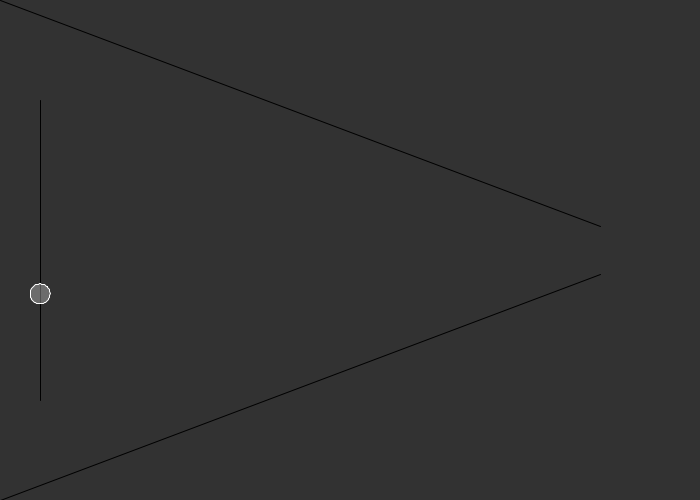
Frame 1 (no input)
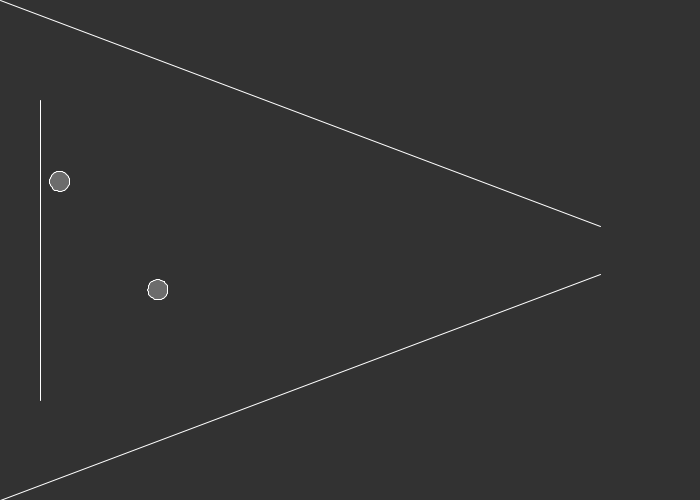
Frame 60 (the mouse pressed at the canvas centre just before this capture)
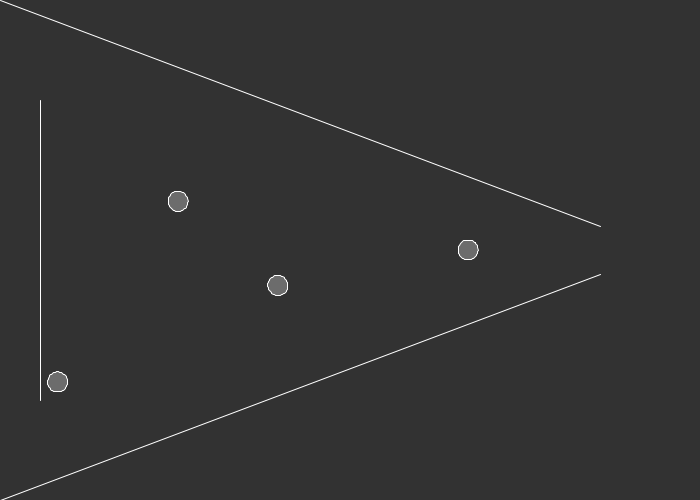
Frame 120 (the mouse held since frame 60 and released just before this capture)

The Processing sketch that drew these frames (run headless with seeded random() and noise(); from frame 60 on, the mouse is pressed at the canvas centre):

// Processing sketch: multitud
// ── multitud.pde
Flock flock;

PVector targetPillar = new PVector(320, 180);
float targetradius = 70;
int NumeroPersonas = 10;
int personasActual = 1;
int timestart = millis();

//Constantes

float A = 25.0;
float B = 0.08;
float k = 750;
float k2 = 3000;
float v0 = 5;
float ti = 0.5;

void setup() {
  size(700, 500);  
  //Personas
  flock = new Flock();
  flock.addBoid(new Boid(40,random(100, 400))); // Comienza con 1 persona
}

void draw() {
  background(50);
  line(0, 0, 600, 226); //pared 1
  line(0, 500, 600, 274); // pared 2
  line(40, 100, 40, 400); //spawn
  
  // Se agrega cada 1 segundo
  if (millis() > timestart + 1000 && personasActual < NumeroPersonas){
    flock.addBoid(new Boid(40,random(100, 400)));
    timestart = millis();
    personasActual++;
  }

  flock.run();
}

// Agregar personas con el mouse
void mousePressed() {
  flock.addBoid(new Boid(mouseX,mouseY));
}



// The Flock (a list of Boid objects)

class Flock {
  ArrayList<Boid> boids; // An ArrayList for all the boids

  Flock() {
    boids = new ArrayList<Boid>(); // Initialize the ArrayList
  }

  void run() {
    for (Boid b : boids) {
      b.run(boids);  // Passing the entire list of boids to each boid individually
    }
  }

  void addBoid(Boid b) {
    boids.add(b);
  }

}




// The Boid class

class Boid {

  PVector position;
  PVector velocity;
  PVector acceleration;
  float r;
  float maxforce;    // Maximum steering force
  float maxspeed;    // Maximum speed

  Boid(float x, float y) {
    
    acceleration = new PVector(0, 0);
    position = new PVector(x, y);

    // Leaving the code temporarily this way so that this example runs in JS
    float xangle = 0;
    float yangle = 0;
    
    //Centro del pasillo
    if(y > 226 && y < 274){
      yangle = 0;
      xangle = 1;
    }
    //Superior del pasillo
    if(y < 226){
      xangle = 1;
      yangle = atan((274-y)/(600-x));
    }
    //Inferior del pasillo
    if(y > 274){
      xangle = 1;      
      yangle = atan((274-y)/(600-x));
    }
    velocity = new PVector(xangle, yangle);
    velocity.mult(10); // velocidad inicial
    
    r = 10.0;
    maxspeed = 2;
    maxforce = 0.03;
  }

  void run(ArrayList<Boid> boids) {    
    flock(boids);
    update();
    render();
  }
   
  // Method to update position
  void update() {
    // Update velocity
    velocity.add(acceleration);
    // Limit speed
    velocity.limit(maxspeed);
    position.add(velocity);
    // Reset accelertion to 0 each cycle
    acceleration.mult(0);
  }
  
  void applyForce(PVector force) {
    // We could add mass here if we want A = F / M
    acceleration.add(force);
  }
  
  // We accumulate a new acceleration each time based on three rules
  void flock(ArrayList<Boid> boids) {
    PVector rep = repulsion(boids);   // Separation
    PVector cor = corporal(boids);      // Alignment
    PVector fricc = friccion(boids);   // Cohesion
    PVector murallaSup = murallaSup();   // muralla
    PVector murallaInf = murallaInf();   // muralla
    PVector vel = velocidad();   // muralla
    
    // Add the force vectors to acceleration
    applyForce(rep);
    applyForce(cor);
    applyForce(fricc);
    applyForce(murallaSup);
    applyForce(murallaInf);
    applyForce(vel);
    //applyForce(coh);
    //applyForce(pil);
  }

 // A method that calculates and applies a steering force towards a target
  // STEER = DESIRED MINUS VELOCITY
  PVector velocidad() {
    PVector steer = new PVector(0, 0, 0);    
    
    // Leaving the code temporarily this way so that this example runs in JS
    float xangle = 0;
    float yangle = 0;
    
    //Centro del pasillo
    if(position.y > 226 && position.y < 274){
      yangle = 0;
      xangle = 1;
    }
    //Superior del pasillo
    if(position.y < 226){
      xangle = 1;
      yangle = atan((274-position.y)/(600-position.x));
    }
    //Inferior del pasillo
    if(position.y > 274){
      xangle = 1;      
      yangle = atan((274-position.y)/(600-position.x));
    }
    
    PVector direccion = new PVector(xangle, yangle);
    
    direccion.mult(v0);
    direccion.sub(velocity);
    direccion.div(ti);
    
    steer.add(direccion);
    return steer;
  }

  void render() {
    
    fill(200, 100);
    stroke(255);
    pushMatrix();
    translate(position.x, position.y);
    
    //Dibujar circulos
    int sides = 50;
    float angle = 360 / sides;
    beginShape();
    for (int i = 0; i < sides; i++) {
        float x = cos( radians( i * angle ) ) * r;
        float y = sin( radians( i * angle ) ) * r;
        vertex( x, y);    
    }
    endShape(CLOSE);
    popMatrix();
  }
  
  PVector murallaSup() {
    PVector steer = new PVector(0, 0, 0);    
    
    //Vectores para cada una de las fuerzas
    PVector murallaRep = new PVector(-600, 226);
    PVector murallaCorp = new PVector(-600, 226);
    PVector murallaFricc = new PVector(600, 226);
    murallaCorp.normalize();
    murallaRep.normalize();
    murallaFricc.normalize();
   
    //Ecuacion distancia entre punto a segmento
    float d = abs((600-0)*(0-position.y)-(0-position.x)*(226-0))/sqrt(pow(600,2)+pow(226,2));
    
      //float d = PVector.dist(position, targetPillar);
      // If the distance is greater than 0 and less than an arbitrary amount (0 when you are yourself)
      if ((d > 0) && (d < r) && (position.x < 600)) {           
        float velocidad_rel = velocity.dot(murallaFricc);
        
        murallaCorp.mult(2*k*(r-d));
        murallaRep.mult(A*exp((r-d)/B));
        murallaFricc.mult(k2*(r-d)*velocidad_rel);
        
        steer.add(murallaCorp);
        steer.add(murallaRep);
        steer.add(murallaFricc);
      }
   
    return steer;
  }
  
  
  PVector murallaInf() {
    PVector steer = new PVector(0, 0, 0);    
    
    
    //Vectores para cada una de las fuerzas
    PVector murallaRep = new PVector(-(600-0), 274-500);
    PVector murallaCorp = new PVector(-(600-0), 274-500);
    PVector murallaFricc = new PVector(600-0, 274-500);
    murallaCorp.normalize();
    murallaRep.normalize();
    murallaFricc.normalize();
   
    //Ecuacion distancia entre punto a segmento
    float d = abs((600-0)*(500-position.y)-(0-position.x)*(274-500))/sqrt(pow(600,2)+pow(274-500,2));
    
      //float d = PVector.dist(position, targetPillar);
      // If the distance is greater than 0 and less than an arbitrary amount (0 when you are yourself)
      if ((d > 0) && (d < r) && (position.x < 600)) {           
        float velocidad_rel = velocity.dot(murallaFricc);
        
        murallaCorp.mult(2*k*(r-d));
        murallaRep.mult(A*exp((r-d)/B));
        murallaFricc.mult(k2*(r-d)*velocidad_rel);
        
        steer.add(murallaCorp);
        steer.add(murallaRep);
        steer.add(murallaFricc);
      }
   
    return steer;
  }
 
    // Repulsion
  // Method checks for nearby boids and steers away
  PVector repulsion(ArrayList<Boid> boids) {
    float desiredseparation = 6*r;
    PVector steer = new PVector(0, 0, 0);
    int count = 0;
    // For every boid in the system, check if it's too close
    for (Boid other : boids) {
      float d = PVector.dist(position, other.position);
      // If the distance is greater than 0 and less than an arbitrary amount (0 when you are yourself)
      if ((d > 0) && (d < desiredseparation)) {
        // Calculate vector pointing away from neighbor
        PVector diff = PVector.sub(position, other.position);        
        diff.normalize();        
        diff.mult(A*exp((r*2-d)/B));
        steer.add(diff);
        count++;            // Keep track of how many
      }
    }
    // Average -- divide by how many
    if (count > 0) {
      steer.div((float)count);
    }

    // As long as the vector is greater than 0
    //if (steer.mag() > 0) {
    //  // First two lines of code below could be condensed with new PVector setMag() method
    //  // Not using this method until Processing.js catches up
    //  // steer.setMag(maxspeed);

    //  // Implement Reynolds: Steering = Desired - Velocity
    //  steer.normalize();
    //  steer.mult(maxspeed);
    //  steer.sub(velocity);
    //  steer.limit(maxforce);
    //}
    return steer;
  }
  
  // Coporal
  // Method checks for nearby boids and steers away
  PVector corporal(ArrayList<Boid> boids) {
    PVector steer = new PVector(0, 0, 0);
    // For every boid in the system, check if it's too close
    for (Boid other : boids) {
      float d = PVector.dist(position, other.position);
      // If the distance is greater than 0 and less than an arbitrary amount (0 when you are yourself)
      if ((d > 0) && (d <= r*2)) {
        // Calculate vector pointing away from neighbor
        PVector diff = PVector.sub(position, other.position);        
        diff.normalize();        
        diff.mult(2*k*(r*2-d));
        steer.add(diff);
      }
    }
    return steer;
  }
  
  // Friccion
  // Method checks for nearby boids and steers away
  PVector friccion(ArrayList<Boid> boids) {
    PVector steer = new PVector(0, 0, 0);
    
    // For every boid in the system, check if it's too close
    for (Boid other : boids) {
      float d = PVector.dist(position, other.position);
      // If the distance is greater than 0 and less than an arbitrary amount (0 when you are yourself)
      if ((d > 0) && (d <= r*2)) {
        // Calculate vector pointing away from neighbor
        PVector diff = PVector.sub(position, other.position);
        float velocidad_rel = velocity.sub(other.velocity).dot(diff);
        diff.normalize().rotate(HALF_PI);        
        diff.mult(k2*(r*2-d)*velocidad_rel);
        steer.add(diff);
      }
    }
    return steer;
  }
 
}
